Frame 1 (no input): blank canvas, image omitted
Frame 60 (the mouse pressed at the canvas centre just before this capture): blank canvas, image omitted
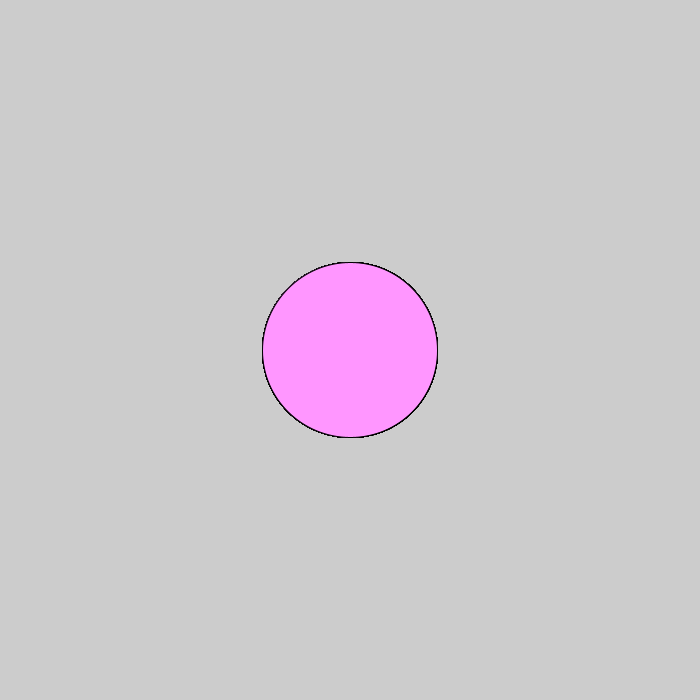
Frame 120 (the mouse held since frame 60 and released just before this capture)

The Processing sketch whose frames 1 and 60 were blank and that drew this single picture after the mouse press (run headless with seeded random() and noise(); from frame 60 on, the mouse is pressed at the canvas centre):

// Processing sketch: Face_Function
// ── Face_Function.pde
void setup () {
  size(700,700);
}

void draw() {
  face(mouseX,mouseY);
  if (keyPressed) {
   background(255); 
  }
}

void face(int x, int y) 
{
  ellipse(x, y, mouseX/2,mouseY/2);
  fill(mouseX, 150, mouseY);
}
